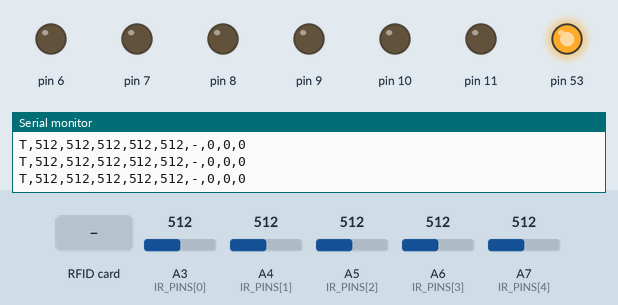
Recording of a sketch running on a simulated Arduino Mega 2560, built with avr-gcc and run on an emulated ATmega2560. Parts: output pins drawn as LEDs (lit = HIGH), the last lines printed to the serial monitor. The inputs (shaded band) are chosen by the test bench; at power-on: A3 (IR_PINS[0]) = 512, A4 (IR_PINS[1]) = 512, A5 (IR_PINS[2]) = 512, A6 (IR_PINS[3]) = 512, A7 (IR_PINS[4]) = 512.

Above: at 1.2 s.
1.3 s: RFID card 5E 7A 19 C4 held to the reader
At 4.5 s:
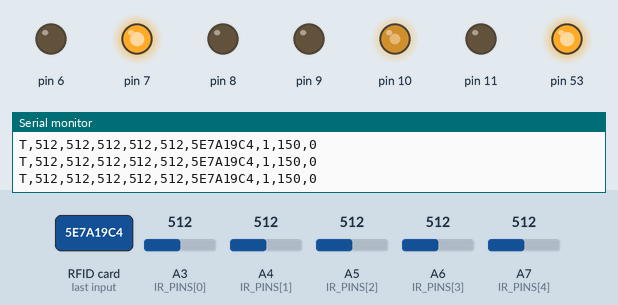
At 7.5 s:
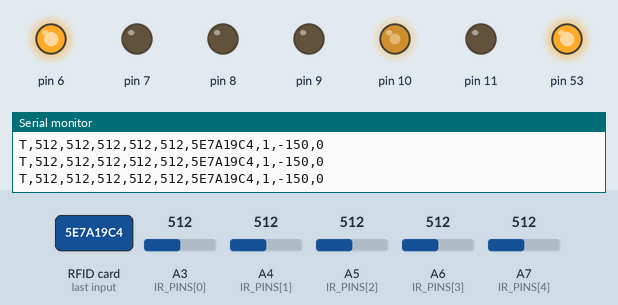
Timing chart, 0 to 20.5 s (numbered marks = the images above; inputs shaded):
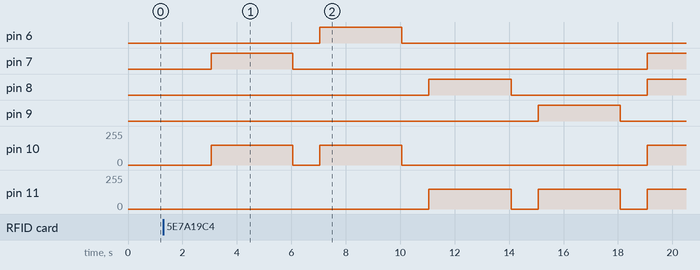

The sketch:

carcar_test_mega.ino
```cpp
// Arduino Mega 2560 test bench: IR array + RC522 + TB6612 motors.
// Wiring: IR A3..A7, RC522 SS=2 RST=3 (SPI 50/51/52), TB6612 PWMA=10 AIN1=7 AIN2=6
// PWMB=11 BIN1=8 BIN2=9 (STBY tied to 5V), TX1 (D18) -> ESP32 GPIO16 (RX2).

#include <SPI.h>
#include <MFRC522.h>

const uint8_t IR_PINS[5] = {A3, A4, A5, A6, A7};
const uint8_t RC522_SS = 2;
const uint8_t RC522_RST = 3;
const int TEST_PWM = 150;
const unsigned long TICK_MS = 100;
const uint8_t UID_MAX_BYTES = 10;

struct Motor {
  uint8_t pwmPin;
  uint8_t in1;
  uint8_t in2;
};

struct Phase {
  int pwmA;
  int pwmB;
  unsigned long durationMs;
};

const Motor MOTOR_A = {10, 7, 6};
const Motor MOTOR_B = {11, 8, 9};

const Phase PHASES[] = {
  {0, 0, 3000},
  {TEST_PWM, 0, 3000},   {0, 0, 1000},
  {-TEST_PWM, 0, 3000},  {0, 0, 1000},
  {0, TEST_PWM, 3000},   {0, 0, 1000},
  {0, -TEST_PWM, 3000},  {0, 0, 1000},
  {TEST_PWM, TEST_PWM, 3000},   {0, 0, 1000},
  {-TEST_PWM, -TEST_PWM, 3000}, {0, 0, 1000},
};
const size_t PHASE_COUNT = sizeof(PHASES) / sizeof(PHASES[0]);

MFRC522 rfid(RC522_SS, RC522_RST);

size_t phaseIndex = 0;
unsigned long phaseStartMs = 0;
unsigned long lastTickMs = 0;

char lastUid[2 * UID_MAX_BYTES + 1] = "-";
bool readerOk = true;
unsigned long scans = 0;

void setMotor(const Motor& m, int signedPwm) {
  signedPwm = constrain(signedPwm, -255, 255);
  digitalWrite(m.in1, signedPwm > 0 ? HIGH : LOW);
  digitalWrite(m.in2, signedPwm < 0 ? HIGH : LOW);
  analogWrite(m.pwmPin, abs(signedPwm));
}

void applyPhase(size_t i) {
  setMotor(MOTOR_A, PHASES[i].pwmA);
  setMotor(MOTOR_B, PHASES[i].pwmB);
}

void initMotor(const Motor& m) {
  pinMode(m.pwmPin, OUTPUT);
  pinMode(m.in1, OUTPUT);
  pinMode(m.in2, OUTPUT);
}

void updateRfid() {
  byte version = rfid.PCD_ReadRegister(MFRC522::VersionReg);
  bool present = version != 0x00 && version != 0xFF;
  if (present && !readerOk) {
    rfid.PCD_Init();  // the chip may have lost power while it was missing
  }
  readerOk = present;
  if (!readerOk) return;

  if (rfid.PICC_IsNewCardPresent() && rfid.PICC_ReadCardSerial()) {
    uint8_t n = min(rfid.uid.size, UID_MAX_BYTES);
    for (uint8_t i = 0; i < n; i++) {
      snprintf(lastUid + 2 * i, 3, "%02X", rfid.uid.uidByte[i]);
    }
    scans++;
    rfid.PICC_HaltA();
    rfid.PCD_StopCrypto1();
  }
}

void sendTelemetry() {
  char line[96];
  snprintf(line, sizeof(line), "T,%d,%d,%d,%d,%d,%s,%lu,%d,%d\n",
           analogRead(IR_PINS[0]), analogRead(IR_PINS[1]), analogRead(IR_PINS[2]),
           analogRead(IR_PINS[3]), analogRead(IR_PINS[4]),
           readerOk ? lastUid : "!", scans,
           PHASES[phaseIndex].pwmA, PHASES[phaseIndex].pwmB);
  Serial1.print(line);
  Serial.print(line);
}

void setup() {
  Serial.begin(115200);
  Serial1.begin(115200);
  initMotor(MOTOR_A);
  initMotor(MOTOR_B);
  SPI.begin();
  rfid.PCD_Init();
  applyPhase(0);
  phaseStartMs = lastTickMs = millis();
}

void loop() {
  unsigned long now = millis();

  if (now - phaseStartMs >= PHASES[phaseIndex].durationMs) {
    phaseIndex = (phaseIndex + 1) % PHASE_COUNT;
    phaseStartMs = now;
    applyPhase(phaseIndex);
  }

  if (now - lastTickMs >= TICK_MS) {
    lastTickMs += TICK_MS;
    updateRfid();
    sendTelemetry();
  }
}
```
